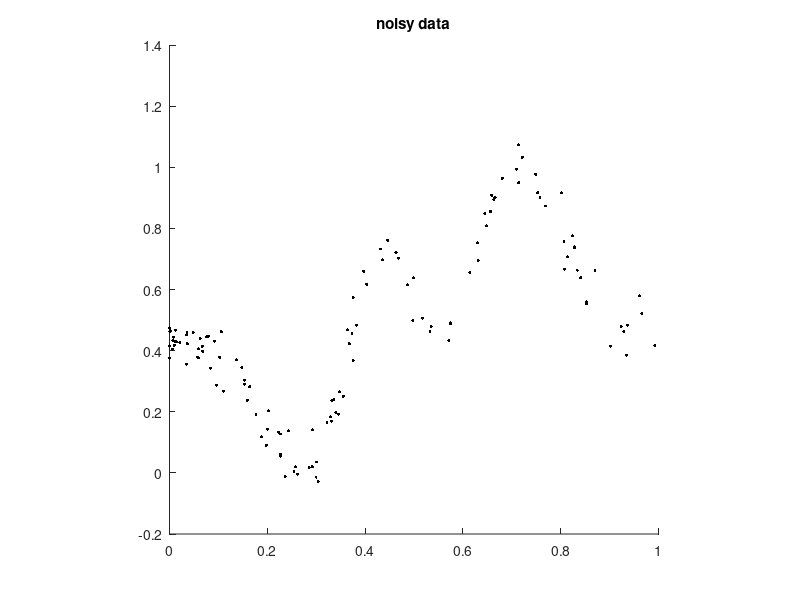

Source code (MATLAB): (Note: this script raises an error after producing the figure.)
%
% this script calculates and minimizes the cv score for an nonequispaced
% example on the one-dimensional torus
%
%% initialization

rng('default');                       % reset random generator
fun       = @(x) peaks(6*x-3,0);      % example function 
N         = 2^6;                     % bandwidth
nodes     = rand(2*N,1);              % nodes in space domain
nodes     = nodes.^2;
nodes     = unique(nodes,'rows');
f         = fun(nodes);               % function values
f = f-min(f); f = f/max(f);           % normalize function

f_e       = f+0.05*randn(size(f));    % noisy function values
s         = 3;                        % weights in frequency domain


%% plot noisy data

scatter(nodes,real(f_e),5,'k','filled'); hold on;
axis square;
title('noisy data');
drawnow();


%% main computations

fcv = FCV_appr(nodes,f_e,[],N,s);
lambda_min = fcv.minimize();

% calculate reconstruction
res = fcv.compute(lambda_min);

resolution = 480;
plotnodes = linspace(0,1,resolution);

plan = nfft_init_1d(N,resolution);
nfft_set_x(plan,plotnodes);
nfft_precompute_psi(plan);
nfft_set_f_hat(plan,res.fhat_r);
nfft_trafo(plan);
plotf_r = nfft_get_f(plan);
nfft_finalize(plan);

%% plot reconstruction

plot(plotnodes,real(plotf_r)); hold off;
axis square;
title('noisy data and reconstruction');
